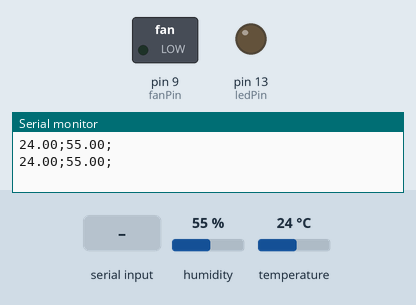
Recording of a sketch running on a simulated Arduino Uno, built with avr-gcc and run on an emulated ATmega328P. On the bench: switched loads named in the sketch (green lamp = pin HIGH), output pins drawn as LEDs (lit = HIGH), the last lines printed to the serial monitor. The test bench sets the inputs (shaded band); at power-on: humidity 55 %, temperature 24 °C.

Above: at 1.2 s.
1.3 s: byte 30 received over Serial
At 3.3 s:
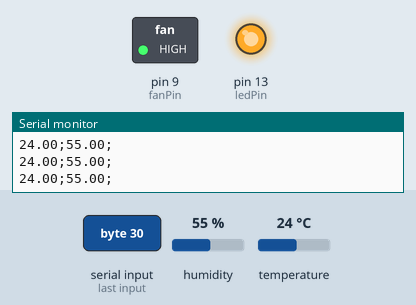
Timing chart, 0 to 4.8 s (numbered marks = the images above; inputs shaded):
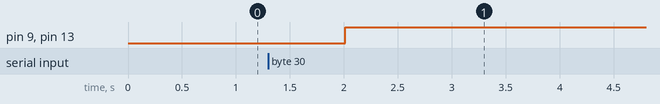

Measured:
- after the input at 1.3 s, pin 9 (fanPin), pin 13 (ledPin): LOW → HIGH after 0.71 s

The sketch:

FinalArduinoCode.ino
```cpp
//Libraries
#include <DHT.h>

//Constants
#define DHTPIN A0     // what pin we're connecPted to
#define DHTTYPE DHT22   // DHT 22  (AM2302)

// Initialize DHT sensor for normal 16mhz Arduino
DHT dht(DHTPIN, DHTTYPE);

//Variables
float hum;  //Stores humidity value
float temp; //Stores temperature value
int ledPin = 13;
int value_received;
int fanPin = 9;
int Vo;
float R1 = 10000;
float logR2, R2, T;
float c1 = 1.009249522e-03, c2 = 2.378405444e-04, c3 = 2.019202697e-07;


void setup(){
    Serial.begin(9600);
    dht.begin();
    pinMode(ledPin, OUTPUT);
    pinMode(fanPin, OUTPUT);
}

void loop(){
  //DHT
    //Read data and store it to variables hum and temp
    float hum = dht.readHumidity();
    float temp= dht.readTemperature();
    //Print temp and humidity values to serial monitor with " 25.64;50.20" Format

    Serial.print(temp);
    Serial.print(";");
    Serial.print(hum);
    Serial.println(";");

    // if serial port is available, read incoming bytes
    if (Serial.available() > 0) {

      value_received = Serial.read();

        digitalWrite(ledPin, value_received);
        digitalWrite(fanPin, value_received);
    }

    delay(1000); //Delay 1 sec.*/
}
```
